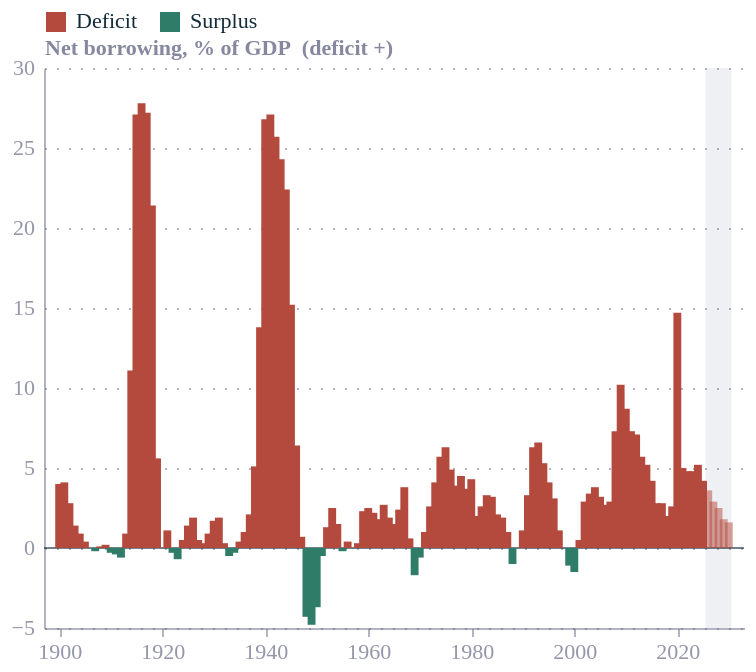

The Vega-Lite source for this figure:
### Vega-Lite specification from a JSON file in a GitHub repository (floating-point values rounded to 4 significant figures)
{"config": {"font": "Circular Std", "text": {"color": "#676A86", "align": "left", "baseline": "middle", "dx": 7, "dy": 0, "fontSize": 11}, "view": {"stroke": null, "continuousWidth": 400, "continuousHeight": 300, "discreteWidth": 400, "discreteHeight": 300}, "range": {"category": ["#36B7B4", "#E6224B", "#F4C245", "#0063AF", "#00A767", "#179FDB", "#EB5C2E", "#5C267B", "#122B39"], "diverging": ["#E6224B", "#E54753", "#C9C9C9", "#179FDB", "#122B39"], "heatmap": ["#C9C9C9", "#179FDB", "#0063AF", "#122B39"], "ordinal": ["#00A767", "#36B7B4", "#179FDB", "#0063AF", "#243B5A"]}, "bar": {"color": "#179fdb"}, "line": {"color": "#e6224b"}, "rule": {"color": "#676A86"}, "area": {"opacity": 0.8}, "point": {"filled": true, "size": 80, "color": "#e6224b", "opacity": 0.95}, "geoshape": {"stroke": "white", "strokeWidth": 0.3}, "rect": {"fill": "#d6d4d4", "opacity": 0.3}, "axis": {"labelColor": "#676A86", "labelFontSize": 11, "labelFont": "Circular Std", "labelOpacity": 0.7, "tickColor": "#676A86", "tickOpacity": 0.5, "domainColor": "#676A86", "domainOpacity": 0.5, "gridColor": "#676A86", "gridDash": [2, 2], "gridOpacity": 0.5, "title": null, "titleColor": "#676A86", "titleOpacity": 0.8, "tickSize": 4}, "axisXDiscrete": {"grid": false, "labelAngle": 0, "tickCount": 10, "tickOpacity": 0.5, "title": null}, "axisYDiscrete": {"ticks": false, "labelPadding": 5}, "axisXTemporal": {"grid": false, "ticks": true}, "axisXQuantitative": {"grid": true}, "axisYQuantitative": {"gridColor": "#676A86", "gridDash": [1, 5], "gridOpacity": 0.5, "ticks": false, "labelPadding": 5, "tickCount": 8, "titleAngle": 0, "titleAlign": "left", "titleBaseline": "bottom", "titleX": 0, "titleY": -5}, "title": {"color": "#676A86E6", "subtitleColor": "#676A86", "font": "Circular Std", "subtitleFont": "Circular Std", "anchor": "start", "fontSize": 14, "subtitleFontSize": 12, "subtitlePadding": 4, "offset": 0, "frame": "group"}, "legend": {"titleColor": "#122b39", "title": null, "labelColor": "#122b39", "labelFontSize": 11}}, "layer": [{"data": {"name": "data-f618fcec56c92e9175d5a7379261a44c"}, "mark": {"type": "rect", "color": "#676A86", "opacity": 0.1}, "encoding": {"x": {"axis": {"format": "d", "grid": false}, "field": "x0", "scale": {"domain": [1899, 2031.0], "nice": false}, "title": null, "type": "quantitative"}, "x2": {"field": "x1"}}}, {"data": {"name": "data-a0a55d106695e8d630baff0f16eee66d"}, "mark": {"type": "rule", "color": "#122b39", "opacity": 0.6, "strokeWidth": 1}, "encoding": {"y": {"field": "y", "type": "quantitative"}}}, {"data": {"name": "data-1430b0698e91f5daf0d6ac682ffbd1d6"}, "mark": {"type": "bar", "size": 3.938}, "encoding": {"color": {"field": "type", "legend": {"direction": "horizontal", "orient": "top", "title": null}, "scale": {"domain": ["Deficit", "Surplus"], "range": ["#B44A3D", "#2F7D68"]}, "type": "nominal"}, "x": {"field": "year", "type": "quantitative"}, "y": {"field": "psnb", "title": "Net borrowing, % of GDP  (deficit +)", "type": "quantitative"}}}, {"data": {"name": "data-88da07e441849452cf094b0ab7abcad1"}, "mark": {"type": "bar", "opacity": 0.5, "size": 3.938}, "encoding": {"color": {"field": "type", "legend": null, "scale": {"domain": ["Deficit", "Surplus"], "range": ["#B44A3D", "#2F7D68"]}, "type": "nominal"}, "x": {"field": "year", "type": "quantitative"}, "y": {"field": "psnb", "type": "quantitative"}}}], "height": 280, "width": 350, "$schema": "https://vega.github.io/schema/vega-lite/v6.4.1.json", "datasets": {"data-f618fcec56c92e9175d5a7379261a44c": [{"x0": 2026.0, "x1": 2030.0}], "data-a0a55d106695e8d630baff0f16eee66d": [{"y": 0}], "data-1430b0698e91f5daf0d6ac682ffbd1d6": [{"year": 1900, "pscr": 10.4, "tme": 14.4, "psnb": 4.0, "psnd": 37.8, "type": "Deficit"}, {"year": 1901, "pscr": 11.3, "tme": 15.5, "psnb": 4.1, "psnd": 41.0, "type": "Deficit"}, {"year": 1902, "pscr": 12.1, "tme": 14.9, "psnb": 2.8, "psnd": 43.0, "type": "Deficit"}, {"year": 1903, "pscr": 12.4, "tme": 13.8, "psnb": 1.4, "psnd": 42.9, "type": "Deficit"}, {"year": 1904, "pscr": 12.3, "tme": 13.2, "psnb": 0.9, "psnd": 41.8, "type": "Deficit"}, {"year": 1905, "pscr": 12.1, "tme": 12.5, "psnb": 0.4, "psnd": 39.8, "type": "Deficit"}, {"year": 1906, "pscr": 11.8, "tme": 11.8, "psnb": 0.0, "psnd": 37.9, "type": "Deficit"}, {"year": 1907, "pscr": 11.8, "tme": 11.6, "psnb": -0.2, "psnd": 38.2, "type": "Surplus"}, {"year": 1908, "pscr": 12.1, "tme": 12.2, "psnb": 0.1, "psnd": 37.6, "type": "Deficit"}, {"year": 1909, "pscr": 12.3, "tme": 12.5, "psnb": 0.2, "psnd": 36.7, "type": "Deficit"}, {"year": 1910, "pscr": 12.7, "tme": 12.4, "psnb": -0.3, "psnd": 33.9, "type": "Surplus"}, {"year": 1911, "pscr": 12.7, "tme": 12.4, "psnb": -0.4, "psnd": 31.8, "type": "Surplus"}, {"year": 1912, "pscr": 13.1, "tme": 12.5, "psnb": -0.6, "psnd": 30.2, "type": "Surplus"}, {"year": 1913, "pscr": 13.1, "tme": 14.0, "psnb": 0.9, "psnd": 29.4, "type": "Deficit"}, {"year": 1914, "pscr": 13.4, "tme": 24.5, "psnb": 11.1, "psnd": 42.0, "type": "Deficit"}, {"year": 1915, "pscr": 14.9, "tme": 42.0, "psnb": 27.1, "psnd": 67.8, "type": "Deficit"}, {"year": 1916, "pscr": 18.2, "tme": 45.9, "psnb": 27.8, "psnd": 103.1, "type": "Deficit"}, {"year": 1917, "pscr": 20.0, "tme": 47.2, "psnb": 27.2, "psnd": 125.4, "type": "Deficit"}, {"year": 1918, "pscr": 20.9, "tme": 42.2, "psnb": 21.4, "psnd": 144.1, "type": "Deficit"}, {"year": 1919, "pscr": 22.2, "tme": 27.8, "psnb": 5.6, "psnd": 139.2, "type": "Deficit"}, {"year": 1920, "pscr": 22.7, "tme": 22.7, "psnb": 0.0, "psnd": 152.2, "type": "Deficit"}, {"year": 1921, "pscr": 26.6, "tme": 27.7, "psnb": 1.1, "psnd": 174.5, "type": "Deficit"}, {"year": 1922, "pscr": 27.1, "tme": 26.8, "psnb": -0.3, "psnd": 187.4, "type": "Surplus"}, {"year": 1923, "pscr": 25.9, "tme": 25.3, "psnb": -0.7, "psnd": 183.5, "type": "Surplus"}, {"year": 1924, "pscr": 24.3, "tme": 24.8, "psnb": 0.5, "psnd": 177.0, "type": "Deficit"}, {"year": 1925, "pscr": 24.3, "tme": 25.7, "psnb": 1.4, "psnd": 179.6, "type": "Deficit"}, {"year": 1926, "pscr": 25.1, "tme": 26.9, "psnb": 1.9, "psnd": 174.2, "type": "Deficit"}, {"year": 1927, "pscr": 25.0, "tme": 25.5, "psnb": 0.5, "psnd": 171.4, "type": "Deficit"}, {"year": 1928, "pscr": 25.2, "tme": 25.5, "psnb": 0.3, "psnd": 168.6, "type": "Deficit"}, {"year": 1929, "pscr": 25.0, "tme": 25.9, "psnb": 0.9, "psnd": 169.3, "type": "Deficit"}, {"year": 1930, "pscr": 25.8, "tme": 27.4, "psnb": 1.7, "psnd": 178.3, "type": "Deficit"}, {"year": 1931, "pscr": 27.5, "tme": 29.4, "psnb": 1.9, "psnd": 186.0, "type": "Deficit"}, {"year": 1932, "pscr": 28.4, "tme": 28.7, "psnb": 0.3, "psnd": 189.6, "type": "Deficit"}, {"year": 1933, "pscr": 27.3, "tme": 26.8, "psnb": -0.5, "psnd": 185.8, "type": "Surplus"}, {"year": 1934, "pscr": 26.3, "tme": 26.0, "psnb": -0.3, "psnd": 174.8, "type": "Surplus"}, {"year": 1935, "pscr": 25.7, "tme": 26.2, "psnb": 0.4, "psnd": 165.8, "type": "Deficit"}, {"year": 1936, "pscr": 25.3, "tme": 26.3, "psnb": 1.0, "psnd": 155.7, "type": "Deficit"}, {"year": 1937, "pscr": 25.3, "tme": 27.4, "psnb": 2.1, "psnd": 154.1, "type": "Deficit"}, {"year": 1938, "pscr": 25.7, "tme": 30.8, "psnb": 5.1, "psnd": 147.4, "type": "Deficit"}, {"year": 1939, "pscr": 26.3, "tme": 40.1, "psnb": 13.8, "psnd": 136.6, "type": "Deficit"}, {"year": 1940, "pscr": 28.7, "tme": 55.5, "psnb": 26.8, "psnd": 143.9, "type": "Deficit"}, {"year": 1941, "pscr": 32.6, "tme": 59.7, "psnb": 27.1, "psnd": 158.4, "type": "Deficit"}, {"year": 1942, "pscr": 35.3, "tme": 60.9, "psnb": 25.7, "psnd": 176.6, "type": "Deficit"}, {"year": 1943, "pscr": 38.0, "tme": 62.2, "psnb": 24.3, "psnd": 200.7, "type": "Deficit"}, {"year": 1944, "pscr": 39.4, "tme": 61.8, "psnb": 22.4, "psnd": 233.3, "type": "Deficit"}, {"year": 1945, "pscr": 39.9, "tme": 55.1, "psnb": 15.2, "psnd": 246.6, "type": "Deficit"}, {"year": 1946, "pscr": 37.1, "tme": 43.5, "psnb": 6.4, "psnd": 251.7, "type": "Deficit"}, {"year": 1947, "pscr": 37.0, "tme": 37.7, "psnb": 0.7, "psnd": 230.0, "type": "Deficit"}, {"year": 1948, "pscr": 42.9, "tme": 38.6, "psnb": -4.3, "psnd": 210.6, "type": "Surplus"}, {"year": 1949, "pscr": 43.3, "tme": 38.5, "psnb": -4.8, "psnd": 204.9, "type": "Surplus"}, {"year": 1950, "pscr": 42.8, "tme": 39.2, "psnb": -3.7, "psnd": 185.6, "type": "Surplus"}, {"year": 1951, "pscr": 41.1, "tme": 40.6, "psnb": -0.5, "psnd": 169.4, "type": "Surplus"}, {"year": 1952, "pscr": 39.9, "tme": 41.3, "psnb": 1.3, "psnd": 158.4, "type": "Deficit"}, {"year": 1953, "pscr": 38.0, "tme": 40.5, "psnb": 2.5, "psnd": 152.6, "type": "Deficit"}, {"year": 1954, "pscr": 37.5, "tme": 38.9, "psnb": 1.5, "psnd": 143.3, "type": "Deficit"}, {"year": 1955, "pscr": 36.0, "tme": 35.8, "psnb": -0.2, "psnd": 132.4, "type": "Surplus"}, {"year": 1956, "pscr": 35.6, "tme": 36.0, "psnb": 0.4, "psnd": 123.8, "type": "Deficit"}, {"year": 1957, "pscr": 35.2, "tme": 35.2, "psnb": 0.0, "psnd": 118.4, "type": "Deficit"}, {"year": 1958, "pscr": 35.6, "tme": 35.9, "psnb": 0.3, "psnd": 114.2, "type": "Deficit"}, {"year": 1959, "pscr": 33.7, "tme": 35.9, "psnb": 2.3, "psnd": 107.5, "type": "Deficit"}, {"year": 1960, "pscr": 33.5, "tme": 35.9, "psnb": 2.5, "psnd": 102.4, "type": "Deficit"}, {"year": 1961, "pscr": 35.5, "tme": 37.6, "psnb": 2.2, "psnd": 99.4, "type": "Deficit"}, {"year": 1962, "pscr": 35.5, "tme": 37.3, "psnb": 1.8, "psnd": 98.2, "type": "Deficit"}, {"year": 1963, "pscr": 34.6, "tme": 37.3, "psnb": 2.7, "psnd": 90.6, "type": "Deficit"}, {"year": 1964, "pscr": 35.2, "tme": 37.0, "psnb": 1.9, "psnd": 84.2, "type": "Deficit"}, {"year": 1965, "pscr": 36.9, "tme": 38.5, "psnb": 1.5, "psnd": 80.8, "type": "Deficit"}, {"year": 1966, "pscr": 37.6, "tme": 40.0, "psnb": 2.4, "psnd": 77.7, "type": "Deficit"}, {"year": 1967, "pscr": 39.1, "tme": 42.9, "psnb": 3.8, "psnd": 77.0, "type": "Deficit"}, {"year": 1968, "pscr": 40.8, "tme": 41.4, "psnb": 0.6, "psnd": 69.8, "type": "Deficit"}, {"year": 1969, "pscr": 41.8, "tme": 40.1, "psnb": -1.7, "psnd": 61.1, "type": "Surplus"}, {"year": 1970, "pscr": 40.0, "tme": 39.5, "psnb": -0.6, "psnd": 54.7, "type": "Surplus"}, {"year": 1971, "pscr": 38.4, "tme": 39.3, "psnb": 1.0, "psnd": 52.6, "type": "Deficit"}, {"year": 1972, "pscr": 35.9, "tme": 38.5, "psnb": 2.6, "psnd": 46.6, "type": "Deficit"}, {"year": 1973, "pscr": 36.2, "tme": 40.3, "psnb": 4.1, "psnd": 45.2, "type": "Deficit"}, {"year": 1974, "pscr": 39.0, "tme": 44.7, "psnb": 5.7, "psnd": 47.7, "type": "Deficit"}, {"year": 1975, "pscr": 40.1, "tme": 46.5, "psnb": 6.3, "psnd": 49.3, "type": "Deficit"}, {"year": 1976, "pscr": 40.2, "tme": 45.1, "psnb": 4.9, "psnd": 47.8, "type": "Deficit"}, {"year": 1977, "pscr": 38.4, "tme": 42.3, "psnb": 3.9, "psnd": 44.3, "type": "Deficit"}, {"year": 1978, "pscr": 36.9, "tme": 41.4, "psnb": 4.5, "psnd": 42.2, "type": "Deficit"}, {"year": 1979, "pscr": 37.3, "tme": 40.9, "psnb": 3.7, "psnd": 39.1, "type": "Deficit"}, {"year": 1980, "pscr": 38.5, "tme": 42.8, "psnb": 4.3, "psnd": 40.3, "type": "Deficit"}, {"year": 1981, "pscr": 40.8, "tme": 42.8, "psnb": 2.0, "psnd": 40.0, "type": "Deficit"}, {"year": 1982, "pscr": 40.5, "tme": 43.1, "psnb": 2.6, "psnd": 38.6, "type": "Deficit"}, {"year": 1983, "pscr": 39.4, "tme": 42.7, "psnb": 3.3, "psnd": 38.8, "type": "Deficit"}, {"year": 1984, "pscr": 39.1, "tme": 42.4, "psnb": 3.2, "psnd": 38.6, "type": "Deficit"}, {"year": 1985, "pscr": 38.2, "tme": 40.3, "psnb": 2.1, "psnd": 37.0, "type": "Deficit"}, {"year": 1986, "pscr": 37.3, "tme": 39.2, "psnb": 1.9, "psnd": 34.8, "type": "Deficit"}, {"year": 1987, "pscr": 36.1, "tme": 37.0, "psnb": 1.0, "psnd": 30.9, "type": "Deficit"}, {"year": 1988, "pscr": 35.4, "tme": 34.4, "psnb": -1.0, "psnd": 25.6, "type": "Surplus"}, {"year": 1989, "pscr": 34.6, "tme": 34.6, "psnb": 0.0, "psnd": 23.0, "type": "Deficit"}, {"year": 1990, "pscr": 33.8, "tme": 34.8, "psnb": 1.1, "psnd": 21.6, "type": "Deficit"}, {"year": 1991, "pscr": 33.4, "tme": 36.7, "psnb": 3.3, "psnd": 22.8, "type": "Deficit"}, {"year": 1992, "pscr": 31.9, "tme": 38.2, "psnb": 6.3, "psnd": 26.6, "type": "Deficit"}, {"year": 1993, "pscr": 31.2, "tme": 37.8, "psnb": 6.6, "psnd": 31.0, "type": "Deficit"}, {"year": 1994, "pscr": 32.1, "tme": 37.4, "psnb": 5.3, "psnd": 34.4, "type": "Deficit"}, {"year": 1995, "pscr": 33.1, "tme": 37.2, "psnb": 4.1, "psnd": 35.9, "type": "Deficit"}, {"year": 1996, "pscr": 32.3, "tme": 35.4, "psnb": 3.1, "psnd": 36.4, "type": "Deficit"}, {"year": 1997, "pscr": 34.4, "tme": 35.5, "psnb": 1.1, "psnd": 36.5, "type": "Deficit"}, {"year": 1998, "pscr": 35.0, "tme": 35.0, "psnb": 0.0, "psnd": 35.1, "type": "Deficit"}, {"year": 1999, "pscr": 35.7, "tme": 34.6, "psnb": -1.1, "psnd": 32.4, "type": "Surplus"}, {"year": 2000, "pscr": 36.4, "tme": 34.9, "psnb": -1.5, "psnd": 28.2, "type": "Surplus"}, {"year": 2001, "pscr": 35.6, "tme": 36.1, "psnb": 0.5, "psnd": 28.0, "type": "Deficit"}, {"year": 2002, "pscr": 34.5, "tme": 37.4, "psnb": 2.9, "psnd": 29.7, "type": "Deficit"}, {"year": 2003, "pscr": 35.3, "tme": 38.7, "psnb": 3.4, "psnd": 30.8, "type": "Deficit"}, {"year": 2004, "pscr": 35.9, "tme": 39.7, "psnb": 3.8, "psnd": 33.4, "type": "Deficit"}, {"year": 2005, "pscr": 36.5, "tme": 39.7, "psnb": 3.2, "psnd": 34.2, "type": "Deficit"}, {"year": 2006, "pscr": 36.9, "tme": 39.7, "psnb": 2.7, "psnd": 34.9, "type": "Deficit"}, {"year": 2007, "pscr": 37.2, "tme": 40.0, "psnb": 2.9, "psnd": 35.5, "type": "Deficit"}, {"year": 2008, "pscr": 35.7, "tme": 43.0, "psnb": 7.3, "psnd": 50.2, "type": "Deficit"}, {"year": 2009, "pscr": 35.8, "tme": 46.0, "psnb": 10.2, "psnd": 64.4, "type": "Deficit"}, {"year": 2010, "pscr": 36.8, "tme": 45.5, "psnb": 8.7, "psnd": 70.6, "type": "Deficit"}, {"year": 2011, "pscr": 37.1, "tme": 44.4, "psnb": 7.3, "psnd": 73.9, "type": "Deficit"}, {"year": 2012, "pscr": 36.7, "tme": 43.8, "psnb": 7.1, "psnd": 77.2, "type": "Deficit"}, {"year": 2013, "pscr": 36.5, "tme": 42.2, "psnb": 5.7, "psnd": 78.8, "type": "Deficit"}, {"year": 2014, "pscr": 36.5, "tme": 41.6, "psnb": 5.2, "psnd": 81.1, "type": "Deficit"}, {"year": 2015, "pscr": 36.7, "tme": 40.8, "psnb": 4.2, "psnd": 80.6, "type": "Deficit"}, {"year": 2016, "pscr": 37.2, "tme": 40.0, "psnb": 2.8, "psnd": 82.7, "type": "Deficit"}, {"year": 2017, "pscr": 36.9, "tme": 39.7, "psnb": 2.8, "psnd": 81.6, "type": "Deficit"}, {"year": 2018, "pscr": 37.1, "tme": 39.1, "psnb": 2.0, "psnd": 79.6, "type": "Deficit"}, {"year": 2019, "pscr": 36.5, "tme": 39.1, "psnb": 2.6, "psnd": 84.5, "type": "Deficit"}, {"year": 2020, "pscr": 37.5, "tme": 52.3, "psnb": 14.7, "psnd": 95.4, "type": "Deficit"}, {"year": 2021, "pscr": 38.4, "tme": 43.4, "psnb": 5.0, "psnd": 94.3, "type": "Deficit"}, {"year": 2022, "pscr": 39.2, "tme": 44.1, "psnb": 4.8, "psnd": 93.2, "type": "Deficit"}, {"year": 2023, "pscr": 39.3, "tme": 44.1, "psnb": 4.8, "psnd": 94.2, "type": "Deficit"}, {"year": 2024, "pscr": 38.8, "tme": 44.0, "psnb": 5.2, "psnd": 93.4, "type": "Deficit"}, {"year": 2025, "pscr": 40.1, "tme": 44.3, "psnb": 4.2, "psnd": 93.4, "type": "Deficit"}], "data-88da07e441849452cf094b0ab7abcad1": [{"year": 2026, "pscr": 41.2, "tme": 44.9, "psnb": 3.6, "psnd": 94.8, "type": "Deficit"}, {"year": 2027, "pscr": 42.0, "tme": 44.9, "psnb": 2.9, "psnd": 95.7, "type": "Deficit"}, {"year": 2028, "pscr": 42.1, "tme": 44.6, "psnb": 2.5, "psnd": 96.3, "type": "Deficit"}, {"year": 2029, "pscr": 42.5, "tme": 44.4, "psnb": 1.8, "psnd": 96.1, "type": "Deficit"}, {"year": 2030, "pscr": 42.7, "tme": 44.3, "psnb": 1.6, "psnd": 95.1, "type": "Deficit"}]}}
